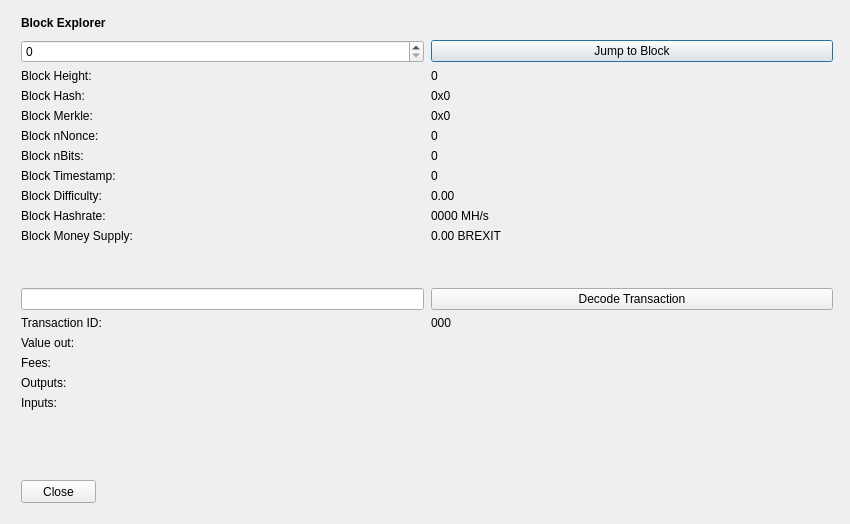
<?xml version="1.0" encoding="UTF-8"?>
<ui version="4.0">
 <class>BlockBrowser</class>
 <widget class="QDialog" name="BlockBrowser">
  <property name="windowModality">
   <enum>Qt::NonModal</enum>
  </property>
  <property name="enabled">
   <bool>true</bool>
  </property>
  <property name="geometry">
   <rect>
    <x>0</x>
    <y>0</y>
    <width>850</width>
    <height>524</height>
   </rect>
  </property>
  <property name="sizePolicy">
   <sizepolicy hsizetype="Preferred" vsizetype="Preferred">
    <horstretch>0</horstretch>
    <verstretch>0</verstretch>
   </sizepolicy>
  </property>
  <property name="minimumSize">
   <size>
    <width>0</width>
    <height>0</height>
   </size>
  </property>
  <property name="acceptDrops">
   <bool>false</bool>
  </property>
  <property name="windowTitle">
   <string>BrexitCoin Block Explorer</string>
  </property>
  <layout class="QGridLayout">
   <property name="sizeConstraint">
    <enum>QLayout::SetMaximumSize</enum>
   </property>
   <property name="leftMargin">
    <number>21</number>
   </property>
   <property name="topMargin">
    <number>10</number>
   </property>
   <property name="rightMargin">
    <number>10</number>
   </property>
   <item row="1" column="0">
    <widget class="QWidget" name="widget" native="true">
     <widget class="QWidget" name="layoutWidgetBE1">
      <property name="geometry">
       <rect>
        <x>0</x>
        <y>0</y>
        <width>822</width>
        <height>27</height>
       </rect>
      </property>
      <layout class="QHBoxLayout" name="horizontalLayoutBE">
       <property name="spacing">
        <number>7</number>
       </property>
       <item>
        <widget class="QLabel" name="labelBlockExplorer">
         <property name="sizePolicy">
          <sizepolicy hsizetype="Preferred" vsizetype="Maximum">
           <horstretch>0</horstretch>
           <verstretch>0</verstretch>
          </sizepolicy>
         </property>
         <property name="font">
          <font>
           <weight>75</weight>
           <bold>true</bold>
          </font>
         </property>
         <property name="styleSheet">
          <string notr="true">font-weight:bold;</string>
         </property>
         <property name="text">
          <string>Block Explorer</string>
         </property>
        </widget>
       </item>
       <item>
        <spacer name="horizontalSpacerBE">
         <property name="orientation">
          <enum>Qt::Horizontal</enum>
         </property>
         <property name="sizeHint" stdset="0">
          <size>
           <width>40</width>
           <height>20</height>
          </size>
         </property>
        </spacer>
       </item>
      </layout>
     </widget>
     <widget class="QWidget" name="layoutWidgetBE2">
      <property name="geometry">
       <rect>
        <x>0</x>
        <y>30</y>
        <width>812</width>
        <height>410</height>
       </rect>
      </property>
      <layout class="QGridLayout" name="gridLayoutBE" rowstretch="0,0,0,0,0,0,0,0,0,0,0,0,0,0,0,0,0,0,0,0" columnstretch="0,0">
       <property name="sizeConstraint">
        <enum>QLayout::SetDefaultConstraint</enum>
       </property>
       <property name="horizontalSpacing">
        <number>7</number>
       </property>
       <item row="14" column="1">
        <widget class="QLabel" name="txID">
         <property name="text">
          <string>000</string>
         </property>
         <property name="textInteractionFlags">
          <set>Qt::LinksAccessibleByMouse|Qt::TextSelectableByMouse</set>
         </property>
        </widget>
       </item>
       <item row="8" column="1">
        <widget class="QLabel" name="timeBox">
         <property name="text">
          <string>0</string>
         </property>
         <property name="textInteractionFlags">
          <set>Qt::LinksAccessibleByMouse|Qt::TextSelectableByMouse</set>
         </property>
        </widget>
       </item>
       <item row="9" column="1">
        <widget class="QLabel" name="diffBox">
         <property name="text">
          <string>0.00</string>
         </property>
         <property name="textInteractionFlags">
          <set>Qt::LinksAccessibleByMouse|Qt::TextSelectableByMouse</set>
         </property>
        </widget>
       </item>
       <item row="10" column="0">
        <widget class="QLabel" name="hashRateLabel">
         <property name="text">
          <string>Block Hashrate:</string>
         </property>
        </widget>
       </item>
       <item row="9" column="0">
        <widget class="QLabel" name="diffLabel">
         <property name="text">
          <string>Block Difficulty:</string>
         </property>
        </widget>
       </item>
       <item row="17" column="1">
        <widget class="QLabel" name="outputBox">
         <property name="text">
          <string/>
         </property>
         <property name="alignment">
          <set>Qt::AlignLeading|Qt::AlignLeft|Qt::AlignTop</set>
         </property>
         <property name="textInteractionFlags">
          <set>Qt::LinksAccessibleByMouse|Qt::TextSelectableByMouse</set>
         </property>
        </widget>
       </item>
       <item row="3" column="1">
        <widget class="QLabel" name="heightLabelBE1">
         <property name="text">
          <string>0</string>
         </property>
         <property name="textInteractionFlags">
          <set>Qt::LinksAccessibleByMouse|Qt::TextSelectableByMouse</set>
         </property>
        </widget>
       </item>
       <item row="1" column="1">
        <widget class="QPushButton" name="blockButton">
         <property name="text">
          <string>Jump to Block</string>
         </property>
        </widget>
       </item>
       <item row="3" column="0">
        <widget class="QLabel" name="heightLabelBE2">
         <property name="text">
          <string>Block Height:</string>
         </property>
        </widget>
       </item>
       <item row="7" column="0">
        <widget class="QLabel" name="bitsLabel">
         <property name="text">
          <string>Block nBits:</string>
         </property>
        </widget>
       </item>
       <item row="6" column="1">
        <widget class="QLabel" name="nonceBox">
         <property name="text">
          <string>0</string>
         </property>
         <property name="textInteractionFlags">
          <set>Qt::LinksAccessibleByMouse|Qt::TextSelectableByMouse</set>
         </property>
        </widget>
       </item>
       <item row="6" column="0">
        <widget class="QLabel" name="nonceLabel">
         <property name="text">
          <string>Block nNonce:</string>
         </property>
        </widget>
       </item>
       <item row="5" column="1">
        <widget class="QLabel" name="merkleBox">
         <property name="minimumSize">
          <size>
           <width>187</width>
           <height>0</height>
          </size>
         </property>
         <property name="text">
          <string>0x0</string>
         </property>
         <property name="textInteractionFlags">
          <set>Qt::LinksAccessibleByMouse|Qt::TextSelectableByMouse</set>
         </property>
        </widget>
       </item>
       <item row="16" column="0">
        <widget class="QLabel" name="feesLabel">
         <property name="text">
          <string>Fees:</string>
         </property>
        </widget>
       </item>
       <item row="15" column="1">
        <widget class="QLabel" name="valueBox">
         <property name="text">
          <string/>
         </property>
         <property name="textInteractionFlags">
          <set>Qt::LinksAccessibleByMouse|Qt::TextSelectableByMouse</set>
         </property>
        </widget>
       </item>
       <item row="7" column="1">
        <widget class="QLabel" name="bitsBox">
         <property name="text">
          <string>0</string>
         </property>
         <property name="textInteractionFlags">
          <set>Qt::LinksAccessibleByMouse|Qt::TextSelectableByMouse</set>
         </property>
        </widget>
       </item>
       <item row="8" column="0">
        <widget class="QLabel" name="timeLabel">
         <property name="text">
          <string>Block Timestamp:</string>
         </property>
        </widget>
       </item>
       <item row="17" column="0">
        <widget class="QLabel" name="outputLabel">
         <property name="text">
          <string>Outputs:</string>
         </property>
         <property name="alignment">
          <set>Qt::AlignLeading|Qt::AlignLeft|Qt::AlignTop</set>
         </property>
        </widget>
       </item>
       <item row="1" column="0">
        <widget class="QSpinBox" name="heightBox">
         <property name="sizePolicy">
          <sizepolicy hsizetype="Preferred" vsizetype="Fixed">
           <horstretch>0</horstretch>
           <verstretch>0</verstretch>
          </sizepolicy>
         </property>
         <property name="maximum">
          <number>99999999</number>
         </property>
        </widget>
       </item>
       <item row="4" column="0">
        <widget class="QLabel" name="hashLabel">
         <property name="text">
          <string>Block Hash:</string>
         </property>
        </widget>
       </item>
       <item row="16" column="1">
        <widget class="QLabel" name="feesBox">
         <property name="text">
          <string/>
         </property>
         <property name="textInteractionFlags">
          <set>Qt::LinksAccessibleByMouse|Qt::TextSelectableByMouse</set>
         </property>
        </widget>
       </item>
       <item row="4" column="1">
        <widget class="QLabel" name="hashBox">
         <property name="enabled">
          <bool>true</bool>
         </property>
         <property name="sizePolicy">
          <sizepolicy hsizetype="Preferred" vsizetype="Preferred">
           <horstretch>0</horstretch>
           <verstretch>0</verstretch>
          </sizepolicy>
         </property>
         <property name="minimumSize">
          <size>
           <width>0</width>
           <height>0</height>
          </size>
         </property>
         <property name="text">
          <string>0x0</string>
         </property>
         <property name="textInteractionFlags">
          <set>Qt::LinksAccessibleByMouse|Qt::TextSelectableByMouse</set>
         </property>
        </widget>
       </item>
       <item row="14" column="0">
        <widget class="QLabel" name="txLabel">
         <property name="text">
          <string>Transaction ID:</string>
         </property>
        </widget>
       </item>
       <item row="15" column="0">
        <widget class="QLabel" name="valueLabel">
         <property name="text">
          <string>Value out:</string>
         </property>
        </widget>
       </item>
       <item row="13" column="0">
        <widget class="QLineEdit" name="txBox">
         <property name="sizePolicy">
          <sizepolicy hsizetype="Preferred" vsizetype="Fixed">
           <horstretch>0</horstretch>
           <verstretch>0</verstretch>
          </sizepolicy>
         </property>
         <property name="inputMask">
          <string comment="Transaction id" extracomment="Transaction id"/>
         </property>
        </widget>
       </item>
       <item row="12" column="0">
        <spacer name="verticalSpacer_2">
         <property name="orientation">
          <enum>Qt::Vertical</enum>
         </property>
         <property name="sizeHint" stdset="0">
          <size>
           <width>20</width>
           <height>20</height>
          </size>
         </property>
        </spacer>
       </item>
       <item row="10" column="1">
        <widget class="QLabel" name="hashRateBox">
         <property name="text">
          <string>0000 MH/s</string>
         </property>
         <property name="textInteractionFlags">
          <set>Qt::LinksAccessibleByMouse|Qt::TextSelectableByMouse</set>
         </property>
        </widget>
       </item>
       <item row="19" column="0">
        <spacer name="verticalSpacer">
         <property name="orientation">
          <enum>Qt::Vertical</enum>
         </property>
         <property name="sizeHint" stdset="0">
          <size>
           <width>20</width>
           <height>40</height>
          </size>
         </property>
        </spacer>
       </item>
       <item row="13" column="1">
        <widget class="QPushButton" name="txButton">
         <property name="text">
          <string>Decode Transaction</string>
         </property>
        </widget>
       </item>
       <item row="18" column="0">
        <widget class="QLabel" name="inputLabel">
         <property name="text">
          <string>Inputs:</string>
         </property>
         <property name="alignment">
          <set>Qt::AlignLeading|Qt::AlignLeft|Qt::AlignTop</set>
         </property>
        </widget>
       </item>
       <item row="5" column="0">
        <widget class="QLabel" name="merkleLabel">
         <property name="text">
          <string>Block Merkle:</string>
         </property>
        </widget>
       </item>
       <item row="18" column="1">
        <widget class="QLabel" name="inputBox">
         <property name="text">
          <string/>
         </property>
         <property name="alignment">
          <set>Qt::AlignLeading|Qt::AlignLeft|Qt::AlignTop</set>
         </property>
         <property name="textInteractionFlags">
          <set>Qt::LinksAccessibleByMouse|Qt::TextSelectableByMouse</set>
         </property>
        </widget>
       </item>
       <item row="11" column="0">
        <widget class="QLabel" name="moneySupplyLabel">
         <property name="text">
          <string>Block Money Supply:</string>
         </property>
        </widget>
       </item>
       <item row="11" column="1">
        <widget class="QLabel" name="moneySupplyBox">
         <property name="text">
          <string>0.00 BREXIT</string>
         </property>
         <property name="textInteractionFlags">
          <set>Qt::LinksAccessibleByMouse|Qt::TextSelectableByMouse</set>
         </property>
        </widget>
       </item>
      </layout>
     </widget>
     <widget class="QPushButton" name="closeButton">
      <property name="geometry">
       <rect>
        <x>0</x>
        <y>470</y>
        <width>75</width>
        <height>23</height>
       </rect>
      </property>
      <property name="text">
       <string>Close</string>
      </property>
     </widget>
    </widget>
   </item>
  </layout>
 </widget>
 <resources/>
 <connections/>
</ui>
